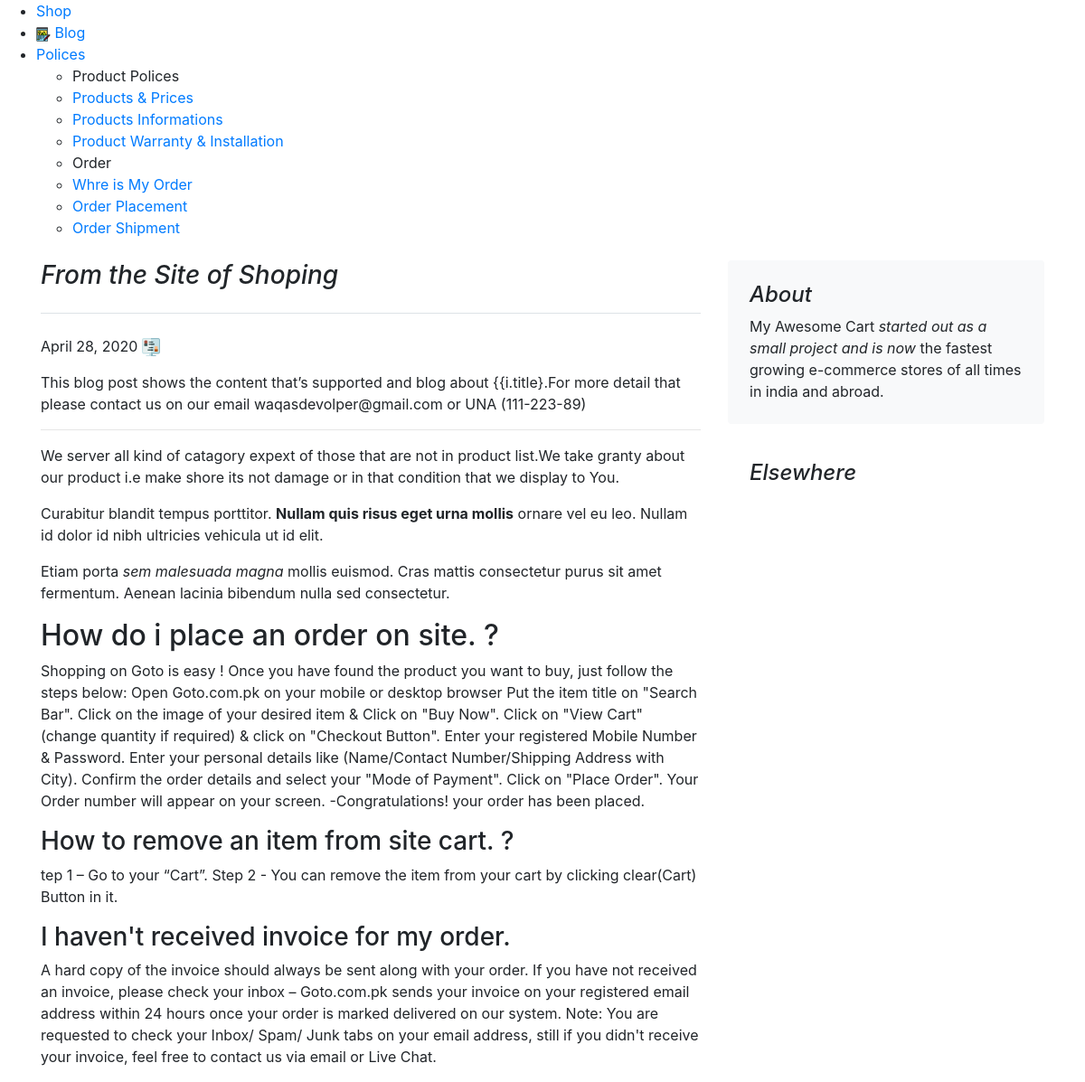
The app's page /Blog/blogpost/5/ with its own data.
### Blog/models.py (models this page shows)
class Blogpost(models.Model):
    post_id = models.AutoField(primary_key=True)
    Head_title = models.CharField(max_length=50,default='')
    title = models.CharField(max_length=50)
    head0 = models.CharField(max_length=500, default="")
    chead0 = models.CharField(max_length=5000, default="")
    head1 = models.CharField(max_length=500, default="")
    chead1 = models.CharField(max_length=5000, default="")
    head2 = models.CharField(max_length=500, default="")
    chead2 = models.CharField(max_length=5000, default="")
    pub_date = models.DateField()
    thumbnail = models.ImageField(upload_to='shop/images', default="")
    def __str__(self):
        return self.title

### Blog/views.py (the view)
# urls.py: path("blogpost/<int:pid>/", views.blogpost, name="blogHome")
def blogpost(request,pid):
    DBpost= models.Blogpost.objects.filter(post_id=pid)
    print(DBpost)
    DBDictict = {'post':DBpost}
    return render(request, 'Blog/blogpost.html',DBDictict)

### Blog/templates/blog/blogpost.html (shortened to what this page needs)
{% extends 'blog/basic.html' %} {% block body %}
<div class="container">
    <div class="row mt-4">
        <div class="col-md-8 blog-main">
            <h3 class="pb-4 mb-4 font-italic border-bottom">
                From the Site of Shoping
            </h3>
            {% for i in post %}
            <div class="blog-post">
                <p class="blog-post-meta">{{i.pub_date}} <span><img src="/media/{{i.thumbnail}}" alt="thumbnail" width="20px" height="20px"></span></p>
                <p>This blog post shows the content that’s supported and blog about {{i.title}.For more detail that please contact us on our email waqasdevolper@gmail.com or UNA (111-223-89)</p>
                <hr>
                <p>We server all kind of catagory expext of those that are not in product list.We take granty about our product i.e make shore its not damage or in that condition that we display to You.</p>
                <blockquote>
                    <p>Curabitur blandit tempus porttitor. <strong>Nullam quis risus eget urna mollis</strong> ornare vel eu leo. Nullam id dolor id nibh ultricies vehicula ut id elit.</p>
                </blockquote>
                <p>Etiam porta <em>sem malesuada magna</em> mollis euismod. Cras mattis consectetur purus sit amet fermentum. Aenean lacinia bibendum nulla sed consectetur.</p>
                <h2>{{i.head0}}</h2>
                <p>{{i.chead0}}</p>
                <h3>{{i.head1}}</h3>
                <p>{{i.chead1}}</p>
                <h3>{{i.head2}}</h3>
                <p>{{i.chead2}}</p>
            </div>
            {% endfor %}
        </div>
        <aside class="col-md-4 blog-sidebar">
            <div class="p-4 mb-3 bg-light rounded">
                <h4 class="font-italic">About</h4>
                <p class="mb-0">My Awesome Cart <em>started out as a small project and is now</em> the fastest growing e-commerce stores of all times in india and abroad.</p>
            </div>
            <div class="p-4">
                <h4 class="font-italic">Elsewhere</h4>
            </div>
        </aside>
    </div>
</div>
{% endblock %}

### records on screen
Blogpost: pub_date "April 28, 2020", thumbnail (picture), head0 "How do i place an order on site. ?", chead0 "Shopping on Goto is easy ! Once you have found the product you want to buy, just follow the steps below: Open Goto.com.pk on your mobile or desktop browser Put the item title on \"Search Bar\". Click on the image of your desired item & Click on \"Buy Now\". Click on \"View Cart\" (change quantity if required) & click on \"Checkout Button\". Enter your registered Mobile Number & Password. Enter your personal details like (Name/Contact Number/Shipping Address with City). Confirm the order details and select your \"Mode of Payment\". Click on \"Place Order\". Your Order number will appear on your screen. -Congratulations! your order has been placed.", head1 "How to remove an item from site cart. ?", chead1 "tep 1 – Go to your “Cart”. Step 2 - You can remove the item from your cart by clicking clear(Cart) Button in it.", head2 "I haven't received invoice for my order.", chead2 "A hard copy of the invoice should always be sent along with your order. If you have not received an invoice, please check your inbox – Goto.com.pk sends your invoice on your registered email address within 24 hours once your order is marked delivered on our system. Note: You are requested to check your Inbox/ Spam/ Junk tabs on your email address, still if you didn't receive your invoice, feel free to contact us via email or Live Chat."
